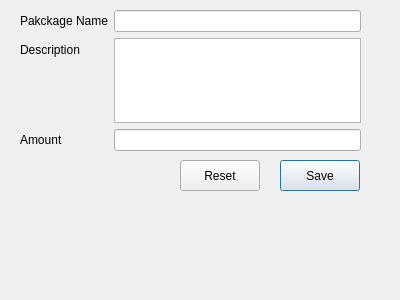
<?xml version="1.0" encoding="UTF-8"?>
<ui version="4.0">
 <class>AddPackage</class>
 <widget class="QDialog" name="AddPackage">
  <property name="windowModality">
   <enum>Qt::WindowModal</enum>
  </property>
  <property name="geometry">
   <rect>
    <x>0</x>
    <y>0</y>
    <width>400</width>
    <height>300</height>
   </rect>
  </property>
  <property name="maximumSize">
   <size>
    <width>400</width>
    <height>300</height>
   </size>
  </property>
  <property name="windowTitle">
   <string>Add Package</string>
  </property>
  <widget class="QWidget" name="formLayoutWidget">
   <property name="geometry">
    <rect>
     <x>20</x>
     <y>10</y>
     <width>341</width>
     <height>141</height>
    </rect>
   </property>
   <layout class="QFormLayout" name="formLayout">
    <item row="0" column="0">
     <widget class="QLabel" name="label">
      <property name="text">
       <string>Pakckage Name</string>
      </property>
     </widget>
    </item>
    <item row="0" column="1">
     <widget class="QLineEdit" name="txtPackageName"/>
    </item>
    <item row="1" column="0">
     <widget class="QLabel" name="label_2">
      <property name="text">
       <string>Description</string>
      </property>
     </widget>
    </item>
    <item row="1" column="1">
     <widget class="QTextEdit" name="txtDescription"/>
    </item>
    <item row="2" column="0">
     <widget class="QLabel" name="label_3">
      <property name="text">
       <string>Amount</string>
      </property>
     </widget>
    </item>
    <item row="2" column="1">
     <widget class="QLineEdit" name="txtAmount"/>
    </item>
   </layout>
  </widget>
  <widget class="QPushButton" name="btnSave">
   <property name="geometry">
    <rect>
     <x>280</x>
     <y>160</y>
     <width>80</width>
     <height>31</height>
    </rect>
   </property>
   <property name="text">
    <string>Save</string>
   </property>
  </widget>
  <widget class="QPushButton" name="btnReset">
   <property name="geometry">
    <rect>
     <x>180</x>
     <y>160</y>
     <width>80</width>
     <height>31</height>
    </rect>
   </property>
   <property name="text">
    <string>Reset</string>
   </property>
  </widget>
 </widget>
 <resources/>
 <connections/>
</ui>
